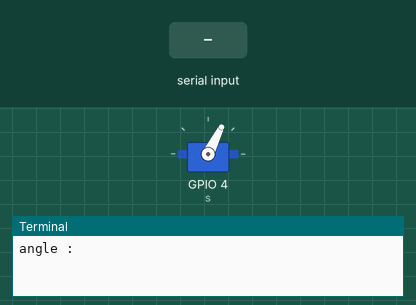
Recording of a program running on a simulated Raspberry Pi (BCM pin numbers). On the bench: servo, the last lines printed to the terminal. The test bench sets the inputs (shaded band). Servo angles are drawn from the pulse width (0.5 ms = 0°, 2.5 ms = 180°).

Above: at 1.8 s.
1.9 s: "90" typed at the terminal, then Enter
At 3.0 s:
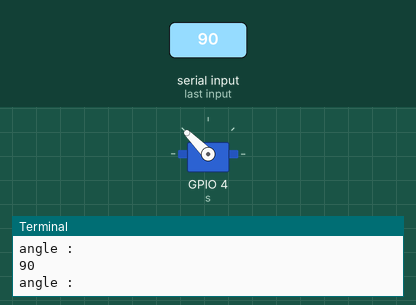
3.4 s: "200" typed at the terminal, then Enter
At 4.1 s:
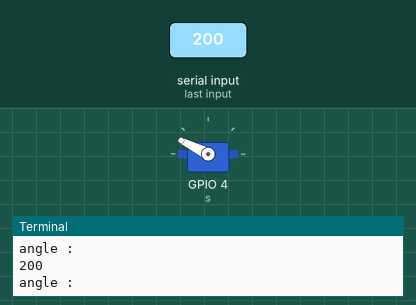
4.9 s: "0" typed at the terminal, then Enter
At 5.3 s:
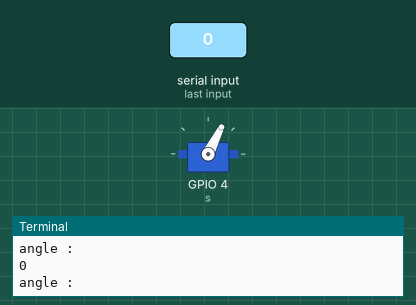
Timing chart, 0 to 7.9 s (numbered marks = the images above; inputs shaded):
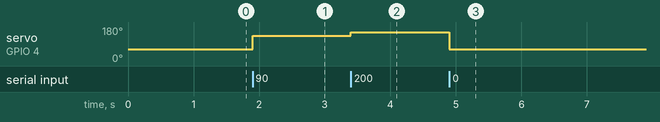

The program:

angular.py
```python
import RPi.GPIO as GPIO
import servo

GPIO.setmode(GPIO.BCM)

s=servo.AngularServo(4,min_us=200,max_us=2200,max_angle=200)

try:
    while True:

        try:
            angle=float(input("angle :"))
        except ValueError:
            angle=None
        except EOFError:
            print("")
            break

        s.angle(angle)

except KeyboardInterrupt:
    print("")
    pass

GPIO.cleanup()
```

servo.py
```python
import RPi.GPIO as GPIO
import time

class SERVO:
    def __init__(self, pin, min_us, max_us,frequency=50):

        GPIO.setup(pin, GPIO.OUT)
        self._pwm=GPIO.PWM(pin, frequency)
        self._pwm.start(0)
        self._max=max_us
        self._min=min_us
        self._period=1000000//frequency

    def _pulse(self, period, snooze=None):

        if period<0:
            period=-period
        else:
            period=max(min(period,self._max),self._min)
        duty=round((period * 100 ) / self._period)
        self._pwm.ChangeDutyCycle(duty)

        if snooze is not None:
            time.sleep(snooze/1000)
            self.off()

    def off(self):

        self._pwm.ChangeDutyCycle(0)

    def __del__(self):

        self._pwm.stop()

    def angle(self, dwell=None):

        raise NotImplementedError

    def speed(self,percent=0):

        raise NotImplementedError


class AngularServo(SERVO):

    def __init__(self, pin, min_us=500, max_us=2200,
                 ms_per_degree=3, max_angle=180, frequency=50):

        self._speed=ms_per_degree
        self._at_angle=0
        self._mid=min_us+((max_us-min_us)//2)
        self._half_max=max_angle//2
        super().__init__(pin, min_us, max_us, frequency)
        self._pulse(self._mid,600)

    def angle(self, dwell=None):

        if dwell is None:
            return self._at_angle

        if self._speed is None:
            move_time=None
        else:
            move_time=abs(dwell - self._at_angle) * self._speed

        if dwell == 0:
            period=self._mid
        elif dwell < 0:
            period=self._mid + ((self._mid - self._min) * dwell/self._half_max)
        else:
            period=self._mid + ((self._max - self._mid) * dwell/self._half_max)

        self._pulse(period, move_time)
        if dwell<0:
            dwell=max(dwell,-self._half_max)
        else:
            dwell=min(dwell,self._half_max)
        self._at_angle=dwell


class ContinuousServo(SERVO):

    def __init__(self,pin,min_us=400,stop_us=1500,max_us=2300,frequency=50):

        self._stop=stop_us

        super().__init__(pin, min_us,max_us, frequency)

    def speed(self,percent=0):

        if percent==0:
            period=self._stop
        elif percent<0:
            period=round(self._stop + \
                         ((self._stop - self._min) * percent / 100))
        else:
            period=round(self._stop + \
                         ((self._max - self._stop) * percent / 100))

        self._pulse(period,None)
```

Measured:
- after the input at 1.9 s, servo on GPIO 4 (s): 63° → 135° at once
- after the input at 3.4 s, servo on GPIO 4 (s): 135° → 153° at once
- after the input at 4.9 s, servo on GPIO 4 (s): 153° → 63° at once
